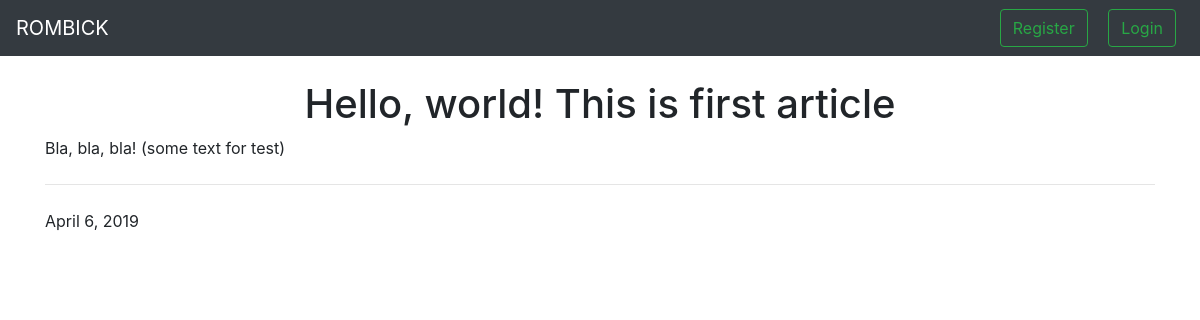
The app's page /article/1/ with its own data.
### homepage/models.py (models this page shows)
class Article(models.Model):
    title = models.CharField(max_length=100)
    text = models.TextField()
    smalltext = models.TextField(max_length=80)
    date = models.DateField()
    def __str__(self):
        return "Article: " + self.title

### homepage/views.py (the view)
# urls.py: path('article/<int:pk>/', views.ArticleDetailView.as_view(), name='article-detail')
class ArticleDetailView(DetailView):
    model = Article
    context_object_name = 'article'
    template_name = 'homepage/article_detail.html'
    def get_context_data(self, **kwards):
        ctx = super(ArticleDetailView, self).get_context_data(**kwards)
        ctx['title'] = Article.objects.filter(pk=self.kwargs['pk']).first()
        return ctx

### homepage/templates/homepage/article_detail.html
{% extends 'homepage/main.html' %}
{% block body %}
    <h1 class="text-center">{{ article.title }}</h1>
    <p>{{article.text}}</p>
    <hr class="my-4">
    <p>{{article.date}}</p>
{% endblock body %}

### records on screen
Article: title "Hello, world! This is first article", text "Bla, bla, bla! (some text for test)", date "April 6, 2019"
